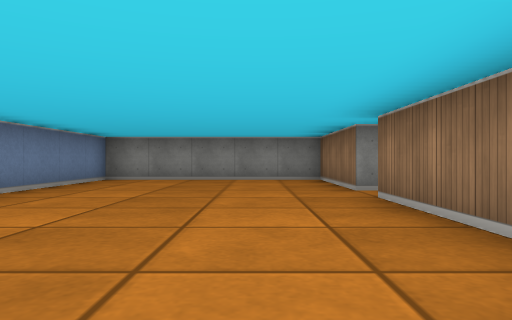
View 1 (above)

24 first-person views from a walk through a cub3D level. The camera is about half as high as the walls, looks level and sees 70° across. The floor is counted in squares. Each view is taken from the middle of a square. On the plan, view 1 faces up. The plan holds only what a view shows up to about 9 squares ahead; the rest is blank.

View 2
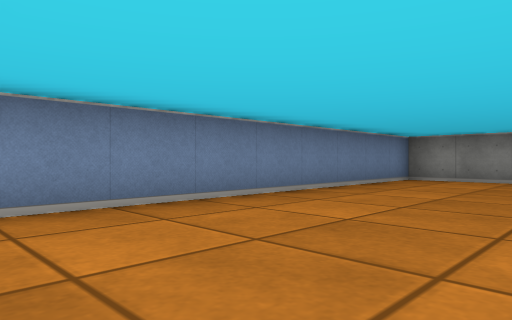

View 3
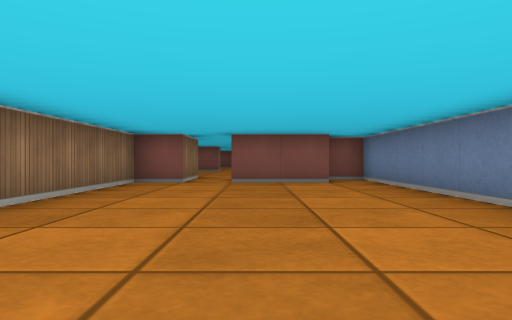

View 4
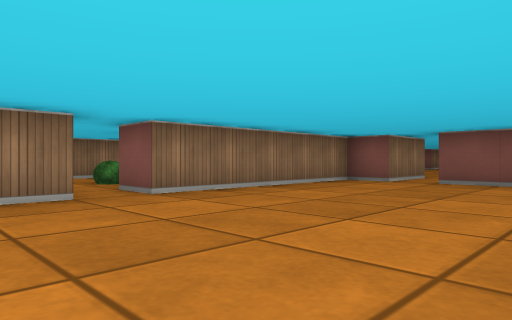

View 5
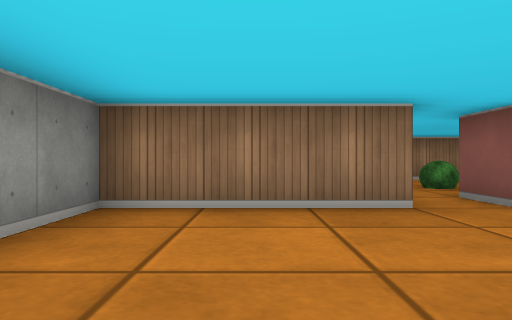

View 6
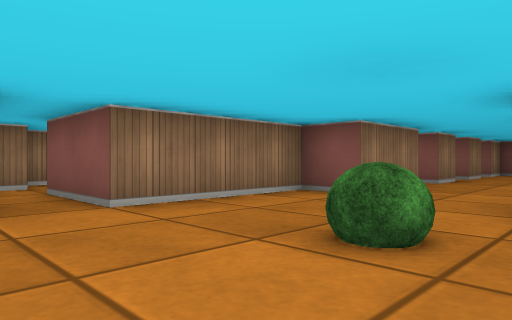

View 7
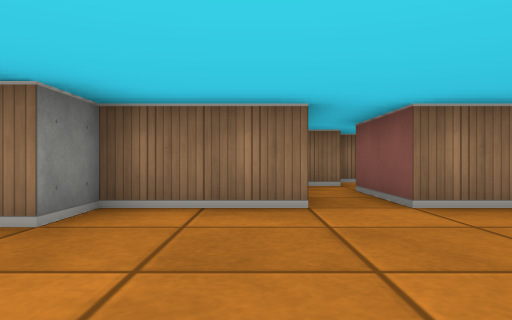

View 8
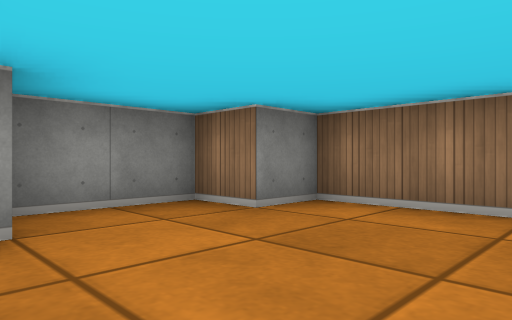

View 9
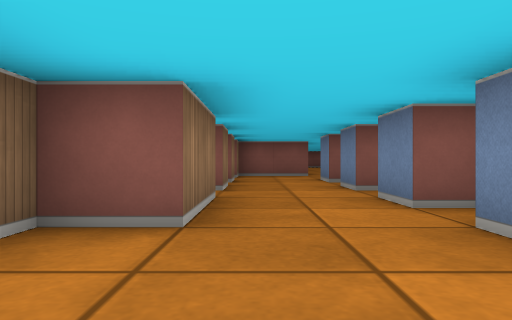

View 10
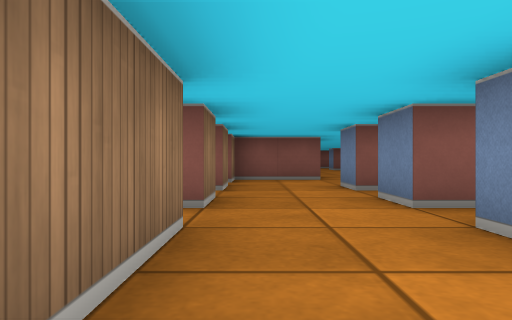

View 11
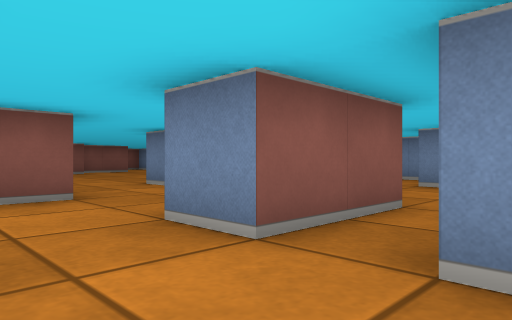

View 12
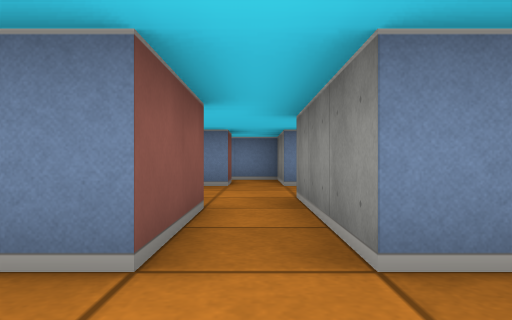

View 13
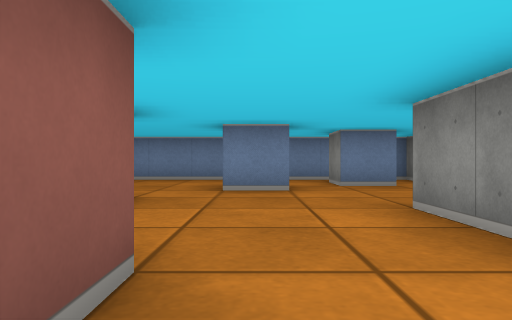

View 14
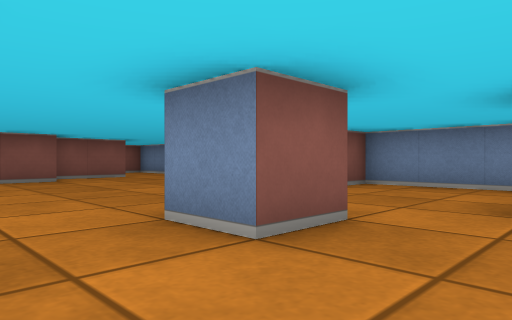

View 15
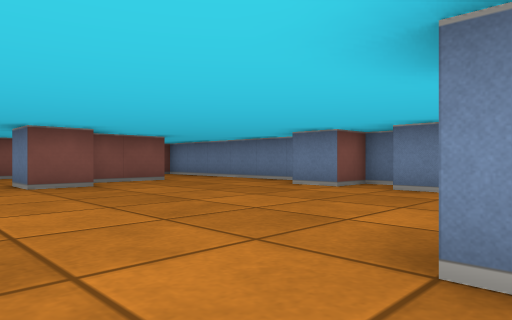

View 16
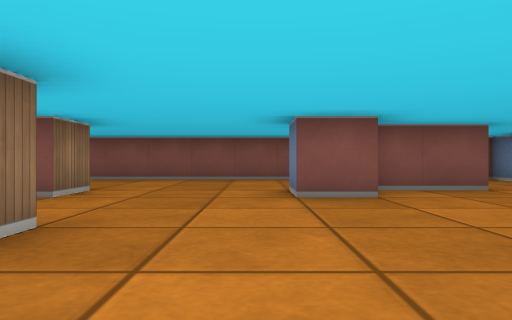

View 17
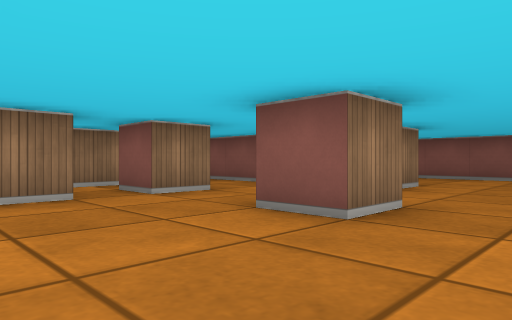

View 18
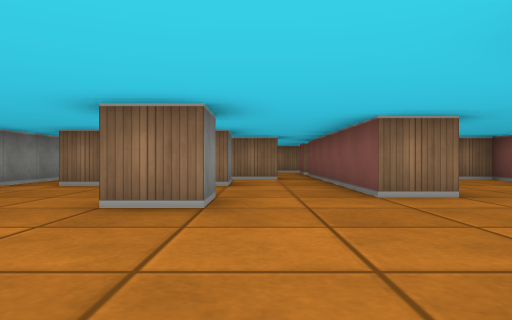

View 19
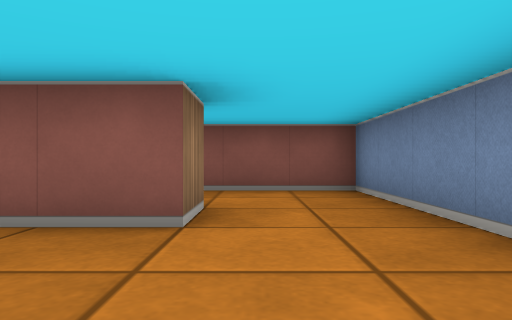

View 20
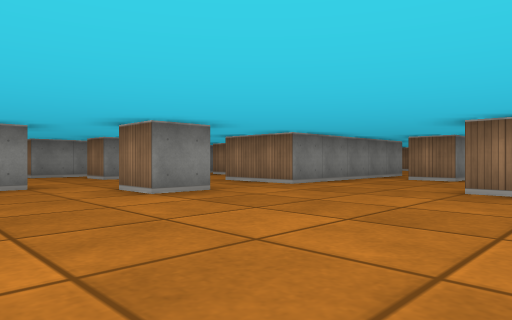

View 21
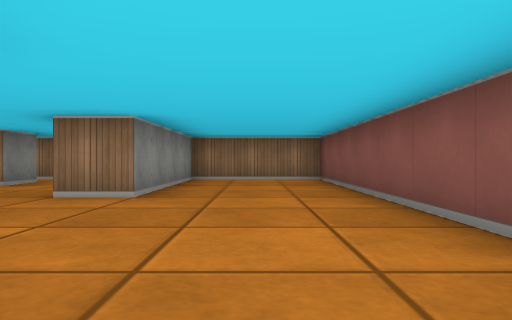

View 22
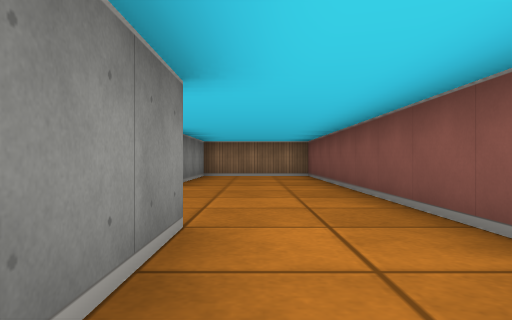

View 23
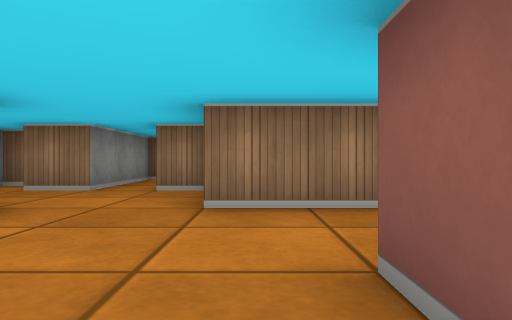

View 24
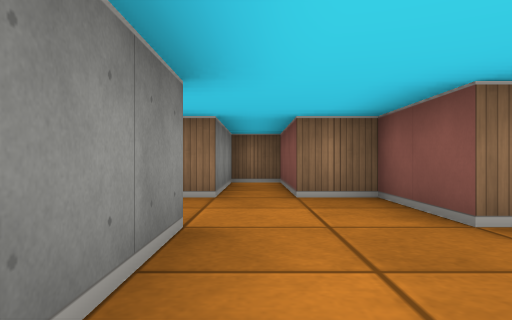

### Floor plan
Ten units are one square. View 1 is at (0, 0); x grows to the right and y downward. Boxes are objects, and circles mark ways between rooms. Rooms are numbered by the first view taken in them; rooms with no view inside come last. Other rooms are left out.
<svg viewBox="-40 -90 136 280">
<path fill="none" stroke="#000" d="M15 -54 15 -85 -35 -85 -35 15 -26 15M-25 5 -5 5M5 15 5 5 15 5 15 -45M29 -5 35 -5 35 5M15 -45 25 -45M65 -54 65 -75 55 -75 55 -85 36 -85M55 5 55 -15 65 -15 65 -45M29 15 35 15M35 15 35 25 15 25M55 25 55 15M55 45 55 35 59 35M14 35 35 35 35 45M15 85 5 85 5 75 15 75 15 85M45 125 35 125 35 115 45 115M5 145 15 145 15 155M-25 98 -25 105M71 105 65 105 65 95M-35 109 -35 115 -25 115 -25 125M5 165 -15 165 -15 155 2 155M75 125 65 125 65 115 75 115M-35 132 -35 185 85 185 85 155 45 155 45 145 91 145M74 85 35 85 35 65 55 65 55 55 85 55 85 45 55 45M-5 54 -5 65M35 45 15 45 15 38M85 135 85 111M15 25 5 25 5 15M-24 35 -15 35 -15 45 -25 45M-16 25 -35 25 -35 95 -28 95"/>
<rect x="35" y="-45" width="10" height="10" fill="#bbb"><title>bush</title></rect>
<circle cx="20" cy="-50" r="3" fill="#2a7"/>
<circle cx="0" cy="20" r="3" fill="#2a7"/>
<circle cx="45" cy="20" r="3" fill="#2a7"/>
<circle cx="25" cy="30" r="3" fill="#2a7"/>
<circle cx="45" cy="40" r="3" fill="#2a7"/>
<text x="-10" y="-40">1</text>
<text x="40" y="-30">2</text>
<text x="40" y="30">3</text>
<text x="20" y="110">4</text>
</svg>
Room 1 opens to room 2. Room 1 opens to room 4. Room 2 opens to room 3. Room 3 opens to room 4.

Where each view was taken, in squares from view 1:
view 1: 0 up, 0 right, facing up
view 2: 0 up, 0 right, facing up-left
view 3: 7 up, 1 left, facing down
view 4: 7 up, 3 left, facing down-right
view 5: 7 up, 2 left, facing right
view 6: 6 up, 3 right, facing down-right
view 7: 6 up, 3 right, facing right
view 8: 5 up, 3 right, facing up-right
view 9: 4 up, 5 right, facing down
view 10: 2 up, 5 right, facing down
view 11: 2 down, 5 right, facing down-left
view 12: 3 down, 5 right, facing left
view 13: 6 down, 5 right, facing left
view 14: 6 down, 3 right, facing down-left
view 15: 8 down, 3 right, facing down-left
view 16: 10 down, 2 right, facing down
view 17: 9 down, 2 right, facing down-right
view 18: 13 down, 0 right, facing right
view 19: 13 down, 2 left, facing down
view 20: 13 down, 2 left, facing up-right
view 21: 17 down, 0 right, facing right
view 22: 17 down, 2 left, facing right
view 23: 7 down, 0 right, facing right
view 24: 5 down, 1 right, facing right
